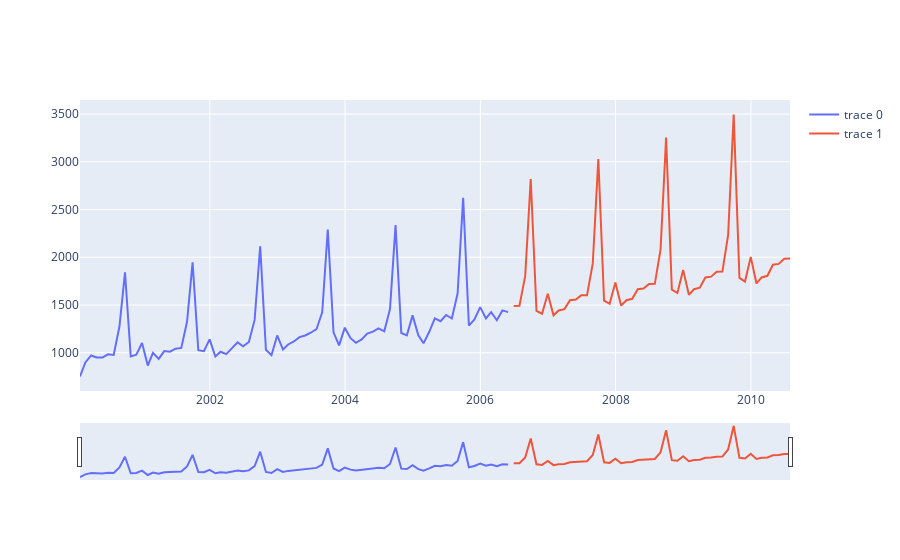

Here is the notebook cell this chart was saved with:
### Code cell
mod1 = exp = sm.tsa.ExponentialSmoothing(ts,
                                        trend='mul',
                                        damped=True,
                                        seasonal='mul',
                                        seasonal_periods=12)
res = exp.fit()
print(res.summary())


forecs = res.forecast(50)

forplot(mul=True)


# hw.ExponentialSmoothing()
